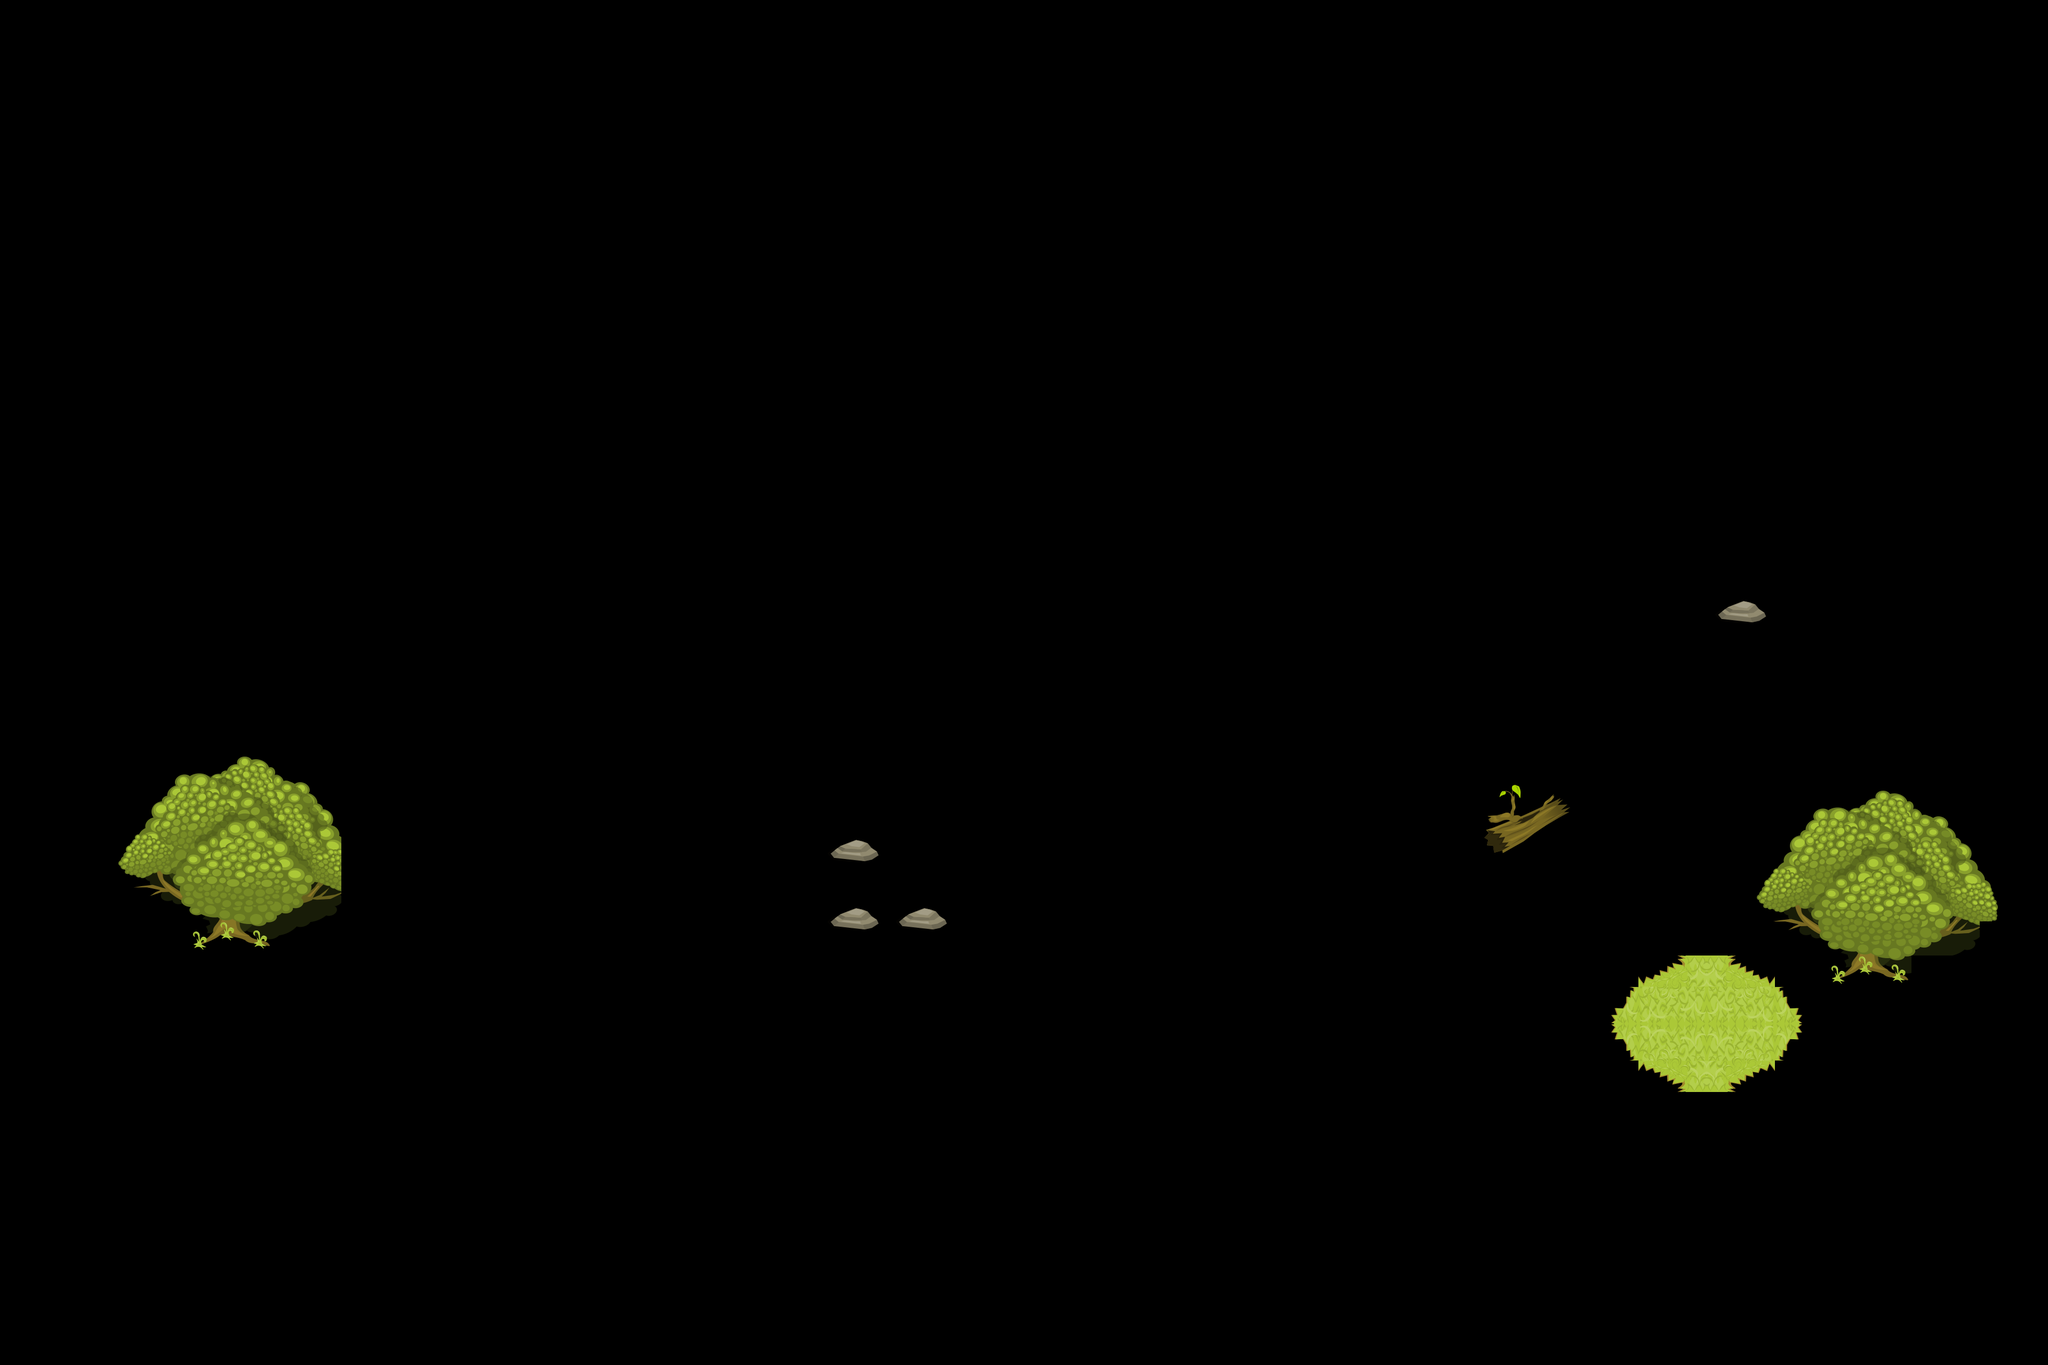

This is a level from a 2D game, rendered from its Tiled map with the project's own tilesets. A one-line summary and the map file follow, with tile-layer data summarised:
An orthogonal 60x40 tile map with 64x64 px tiles, 1 tile layer (Objects), 2 hidden layers not drawn, 5 tilesets.

<map version="1.10" tiledversion="1.12.1" orientation="orthogonal" renderorder="right-down" width="60" height="40" tilewidth="64" tileheight="64" infinite="0" nextlayerid="5" nextobjectid="1">
 <tileset firstgid="1" source="../../../../test/uheartbeast/tileset_02.tsx" />
 <tileset firstgid="239" source="../../../../test/uheartbeast/voda_pesok_trava.tsx" />
 <tileset firstgid="243" source="../../../../Tileset/terrain_tiles24.tsx" />
 <tileset firstgid="259" source="../../../../test/uheartbeast/2dpixx_ccart_forest_tiles.tsx" />
 <tileset firstgid="883" source="rock.tsx" />
 <layer id="1" name="Floor Blocks" width="60" height="40" visible="0" locked="1">
  <data>[2400 cells, 583 non-empty, 2 distinct tile ids]</data>
 </layer>
 <layer id="2" name="Grass" width="60" height="40" visible="0" locked="1">
  <data>[2400 cells, 2400 non-empty, 43 distinct tile ids]</data>
 </layer>
 <layer id="3" name="Objects" width="60" height="40" locked="1">
  <data>[2400 cells, 129 non-empty, 84 distinct tile ids]</data>
 </layer>
</map>
